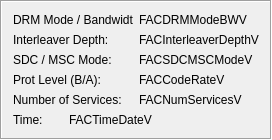
      <widget class="QFrame" name="frame_6" >
       <property name="frameShape" >
        <enum>QFrame::Box</enum>
       </property>
       <property name="frameShadow" >
        <enum>QFrame::Sunken</enum>
       </property>
       <layout class="QHBoxLayout" name="horizontalLayout_4" >
        <item>
         <layout class="QVBoxLayout" name="verticalLayout" >
          <item>
           <layout class="QFormLayout" name="formLayout_2" >
            <property name="fieldGrowthPolicy" >
             <enum>QFormLayout::AllNonFixedFieldsGrow</enum>
            </property>
            <item row="0" column="1" >
             <widget class="QLabel" name="FACDRMModeBWV" >
              <property name="sizePolicy" >
               <sizepolicy vsizetype="Minimum" hsizetype="MinimumExpanding" >
                <horstretch>0</horstretch>
                <verstretch>0</verstretch>
               </sizepolicy>
              </property>
              <property name="minimumSize" >
               <size>
                <width>50</width>
                <height>0</height>
               </size>
              </property>
              <property name="text" >
               <string>FACDRMModeBWV</string>
              </property>
              <property name="alignment" >
               <set>Qt::AlignLeading|Qt::AlignLeft|Qt::AlignVCenter</set>
              </property>
              <property name="wordWrap" >
               <bool>false</bool>
              </property>
              <property name="indent" >
               <number>-1</number>
              </property>
             </widget>
            </item>
            <item row="1" column="0" >
             <widget class="QLabel" name="FACInterleaverDepthL" >
              <property name="sizePolicy" >
               <sizepolicy vsizetype="Minimum" hsizetype="Fixed" >
                <horstretch>0</horstretch>
                <verstretch>0</verstretch>
               </sizepolicy>
              </property>
              <property name="minimumSize" >
               <size>
                <width>120</width>
                <height>0</height>
               </size>
              </property>
              <property name="text" >
               <string>Interleaver Depth:</string>
              </property>
              <property name="wordWrap" >
               <bool>false</bool>
              </property>
             </widget>
            </item>
            <item row="1" column="1" >
             <widget class="QLabel" name="FACInterleaverDepthV" >
              <property name="sizePolicy" >
               <sizepolicy vsizetype="Minimum" hsizetype="MinimumExpanding" >
                <horstretch>0</horstretch>
                <verstretch>0</verstretch>
               </sizepolicy>
              </property>
              <property name="minimumSize" >
               <size>
                <width>50</width>
                <height>0</height>
               </size>
              </property>
              <property name="text" >
               <string>FACInterleaverDepthV</string>
              </property>
              <property name="alignment" >
               <set>Qt::AlignLeading|Qt::AlignLeft|Qt::AlignVCenter</set>
              </property>
              <property name="wordWrap" >
               <bool>false</bool>
              </property>
             </widget>
            </item>
            <item row="2" column="0" >
             <widget class="QLabel" name="FACSDCMSCModeL" >
              <property name="sizePolicy" >
               <sizepolicy vsizetype="Minimum" hsizetype="Fixed" >
                <horstretch>0</horstretch>
                <verstretch>0</verstretch>
               </sizepolicy>
              </property>
              <property name="minimumSize" >
               <size>
                <width>120</width>
                <height>0</height>
               </size>
              </property>
              <property name="text" >
               <string>SDC / MSC Mode:</string>
              </property>
              <property name="wordWrap" >
               <bool>false</bool>
              </property>
             </widget>
            </item>
            <item row="2" column="1" >
             <widget class="QLabel" name="FACSDCMSCModeV" >
              <property name="sizePolicy" >
               <sizepolicy vsizetype="Minimum" hsizetype="MinimumExpanding" >
                <horstretch>0</horstretch>
                <verstretch>0</verstretch>
               </sizepolicy>
              </property>
              <property name="minimumSize" >
               <size>
                <width>50</width>
                <height>0</height>
               </size>
              </property>
              <property name="text" >
               <string>FACSDCMSCModeV</string>
              </property>
              <property name="alignment" >
               <set>Qt::AlignLeading|Qt::AlignLeft|Qt::AlignVCenter</set>
              </property>
              <property name="wordWrap" >
               <bool>false</bool>
              </property>
             </widget>
            </item>
            <item row="3" column="0" >
             <widget class="QLabel" name="FACCodeRateL" >
              <property name="sizePolicy" >
               <sizepolicy vsizetype="Minimum" hsizetype="Fixed" >
                <horstretch>0</horstretch>
                <verstretch>0</verstretch>
               </sizepolicy>
              </property>
              <property name="minimumSize" >
               <size>
                <width>120</width>
                <height>0</height>
               </size>
              </property>
              <property name="text" >
               <string>Prot Level (B/A):</string>
              </property>
              <property name="wordWrap" >
               <bool>false</bool>
              </property>
             </widget>
            </item>
            <item row="3" column="1" >
             <widget class="QLabel" name="FACCodeRateV" >
              <property name="sizePolicy" >
               <sizepolicy vsizetype="Minimum" hsizetype="MinimumExpanding" >
                <horstretch>0</horstretch>
                <verstretch>0</verstretch>
               </sizepolicy>
              </property>
              <property name="minimumSize" >
               <size>
                <width>50</width>
                <height>0</height>
               </size>
              </property>
              <property name="text" >
               <string>FACCodeRateV</string>
              </property>
              <property name="alignment" >
               <set>Qt::AlignLeading|Qt::AlignLeft|Qt::AlignVCenter</set>
              </property>
              <property name="wordWrap" >
               <bool>false</bool>
              </property>
             </widget>
            </item>
            <item row="4" column="0" >
             <widget class="QLabel" name="FACNumServicesL" >
              <property name="sizePolicy" >
               <sizepolicy vsizetype="Minimum" hsizetype="Fixed" >
                <horstretch>0</horstretch>
                <verstretch>0</verstretch>
               </sizepolicy>
              </property>
              <property name="minimumSize" >
               <size>
                <width>120</width>
                <height>0</height>
               </size>
              </property>
              <property name="text" >
               <string>Number of Services:</string>
              </property>
              <property name="wordWrap" >
               <bool>false</bool>
              </property>
             </widget>
            </item>
            <item row="4" column="1" >
             <widget class="QLabel" name="FACNumServicesV" >
              <property name="sizePolicy" >
               <sizepolicy vsizetype="Minimum" hsizetype="MinimumExpanding" >
                <horstretch>0</horstretch>
                <verstretch>0</verstretch>
               </sizepolicy>
              </property>
              <property name="minimumSize" >
               <size>
                <width>50</width>
                <height>0</height>
               </size>
              </property>
              <property name="text" >
               <string>FACNumServicesV</string>
              </property>
              <property name="alignment" >
               <set>Qt::AlignLeading|Qt::AlignLeft|Qt::AlignVCenter</set>
              </property>
              <property name="wordWrap" >
               <bool>false</bool>
              </property>
             </widget>
            </item>
            <item row="0" column="0" >
             <widget class="QLabel" name="FACDRMModeBWL" >
              <property name="sizePolicy" >
               <sizepolicy vsizetype="Minimum" hsizetype="Fixed" >
                <horstretch>0</horstretch>
                <verstretch>0</verstretch>
               </sizepolicy>
              </property>
              <property name="minimumSize" >
               <size>
                <width>120</width>
                <height>0</height>
               </size>
              </property>
              <property name="maximumSize" >
               <size>
                <width>120</width>
                <height>32767</height>
               </size>
              </property>
              <property name="text" >
               <string>DRM Mode / Bandwidth:</string>
              </property>
              <property name="wordWrap" >
               <bool>false</bool>
              </property>
              <property name="indent" >
               <number>-1</number>
              </property>
             </widget>
            </item>
           </layout>
          </item>
          <item>
           <layout class="QFormLayout" name="formLayout_3" >
            <property name="fieldGrowthPolicy" >
             <enum>QFormLayout::AllNonFixedFieldsGrow</enum>
            </property>
            <item row="0" column="0" >
             <widget class="QLabel" name="FACTimeDateL" >
              <property name="sizePolicy" >
               <sizepolicy vsizetype="Minimum" hsizetype="Fixed" >
                <horstretch>0</horstretch>
                <verstretch>0</verstretch>
               </sizepolicy>
              </property>
              <property name="minimumSize" >
               <size>
                <width>50</width>
                <height>0</height>
               </size>
              </property>
              <property name="text" >
               <string>Time:</string>
              </property>
              <property name="wordWrap" >
               <bool>false</bool>
              </property>
             </widget>
            </item>
            <item row="0" column="1" >
             <widget class="QLabel" name="FACTimeDateV" >
              <property name="sizePolicy" >
               <sizepolicy vsizetype="Minimum" hsizetype="MinimumExpanding" >
                <horstretch>0</horstretch>
                <verstretch>0</verstretch>
               </sizepolicy>
              </property>
              <property name="minimumSize" >
               <size>
                <width>120</width>
                <height>0</height>
               </size>
              </property>
              <property name="text" >
               <string>FACTimeDateV</string>
              </property>
              <property name="alignment" >
               <set>Qt::AlignLeading|Qt::AlignLeft|Qt::AlignVCenter</set>
              </property>
              <property name="wordWrap" >
               <bool>false</bool>
              </property>
             </widget>
            </item>
           </layout>
          </item>
         </layout>
        </item>
       </layout>
      </widget>
